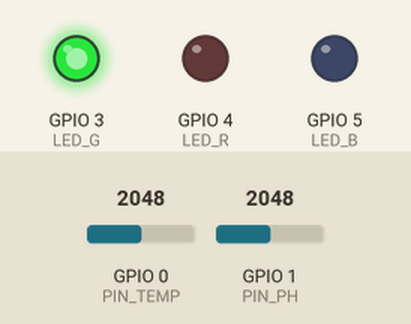
This sketch was run on a simulated ESP32-C3. Shown: output pins drawn as LEDs (lit = HIGH). The test bench sets the inputs (shaded band); at power-on: GPIO 0 (PIN_TEMP) = 2048, GPIO 1 (PIN_PH) = 2048. WiFi joins after 1.5 s; servers stay silent unless stated.

Above: at 3.0 s.
3.1 s: GPIO 0 (PIN_TEMP) set to 2550
5.0 s: GPIO 0 (PIN_TEMP) set to 2603
At 6.5 s:
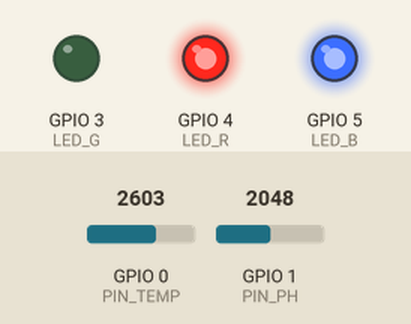
7.3 s: GPIO 0 (PIN_TEMP) set to 2047
At 9.0 s:
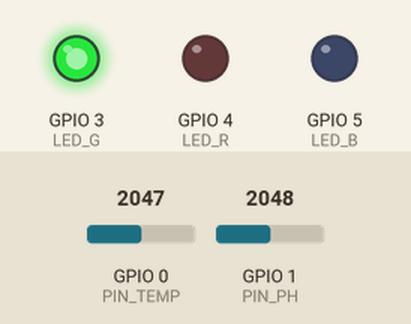
9.3 s: GPIO 0 (PIN_TEMP) set to 2866
At 10.8 s:
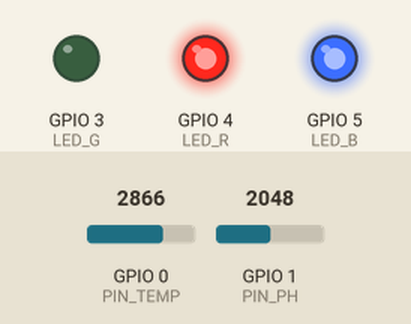
Timing chart, 0 to 12.3 s (numbered marks = the images above; inputs shaded):
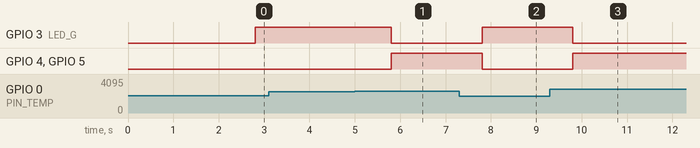

The sketch:

healing-code.ino
```cpp
/* MODULE C: SMART HEAL THERANOSTICS */
#define BLYNK_TEMPLATE_ID "TMPLxxxx"      // PASTE YOUR TEMPLATE ID
#define BLYNK_DEVICE_NAME "Neuro Guardian"
#define BLYNK_AUTH_TOKEN "YourToken_C"    // PASTE AUTH TOKEN FOR MODULE C

#define BLYNK_PRINT Serial
#include <WiFi.h>
#include <BlynkSimpleEsp32.h>
#include <math.h>

char ssid[] = "YourWiFiName";
char pass[] = "YourWiFiPassword";

// Pins for ESP32-C3 SuperMini
#define PIN_TEMP 0   // A0
#define PIN_PH   1   // A1
#define LED_G    3
#define LED_R    4
#define LED_B    5   // Therapy Blue Light

// Steinhart-Hart Coefficients for NTC Thermistor
const double VCC = 3.3;
const double R_DIV = 10000.0;
const double A = 0.001129148;
const double B = 0.000234125;
const double C = 0.0000000876741;

BlynkTimer timer;
bool manualOverride = false;

void setup() {
  Serial.begin(115200);
  pinMode(LED_G, OUTPUT);
  pinMode(LED_R, OUTPUT);
  pinMode(LED_B, OUTPUT);
  pinMode(PIN_TEMP, INPUT);
  pinMode(PIN_PH, INPUT);

  Blynk.begin(BLYNK_AUTH_TOKEN, ssid, pass);
  timer.setInterval(1000L, runLogic);
}

// Doctor Button on V5
BLYNK_WRITE(V5) {
  if (param.asInt() == 1) {
    manualOverride = true;
  } else {
    manualOverride = false;
  }
}

void runLogic() {
  // 1. Read Temp
  int rawTemp = analogRead(PIN_TEMP);
  double Vout = (rawTemp * VCC) / 4095.0;
  double R_NTC = (VCC * R_DIV / Vout) - R_DIV;
  double logR = log(R_NTC);
  double tempC = (1.0 / (A + B * logR + C * logR * logR * logR)) - 273.15;

  // 2. Read pH (Simulated)
  int rawPH = analogRead(PIN_PH);
  double phVal = (rawPH * 3.3 / 4095.0) * 1.21 + 5.0; // Simulated 5-9 range

  // 3. Logic: Infection Detected OR Doctor Override
  bool infection = (tempC > 37.5 || phVal > 8.0);

  if (infection || manualOverride) {
    // CRITICAL MODE
    digitalWrite(LED_R, HIGH);
    digitalWrite(LED_G, LOW);
    digitalWrite(LED_B, HIGH); // THERAPY ON
    Blynk.virtualWrite(V2, "CRITICAL: Therapy Active");
  } else {
    // SAFE MODE
    digitalWrite(LED_R, LOW);
    digitalWrite(LED_G, HIGH);
    digitalWrite(LED_B, LOW);
    Blynk.virtualWrite(V2, "Healing Normal");
  }

  // Send Data to Blynk
  Blynk.virtualWrite(V0, tempC);
  Blynk.virtualWrite(V1, phVal);
}

void loop() {
  Blynk.run();
  timer.run();
}
```

Measured:
- the behaviour switches between 2576 and 2577 on GPIO 0 (PIN_TEMP) (found by bisection; images 0 and 1)
- after the input at 3.1 s, every drawn part: stays the same
- after the input at 5.0 s, GPIO 3 (LED_G): HIGH → LOW after 0.80 s; GPIO 4 (LED_R), GPIO 5 (LED_B): LOW → HIGH after 0.80 s
- after the input at 7.3 s, GPIO 3 (LED_G): LOW → HIGH after 0.50 s; GPIO 4 (LED_R), GPIO 5 (LED_B): HIGH → LOW after 0.50 s
- after the input at 9.3 s, GPIO 3 (LED_G): HIGH → LOW after 0.50 s; GPIO 4 (LED_R), GPIO 5 (LED_B): LOW → HIGH after 0.50 s
